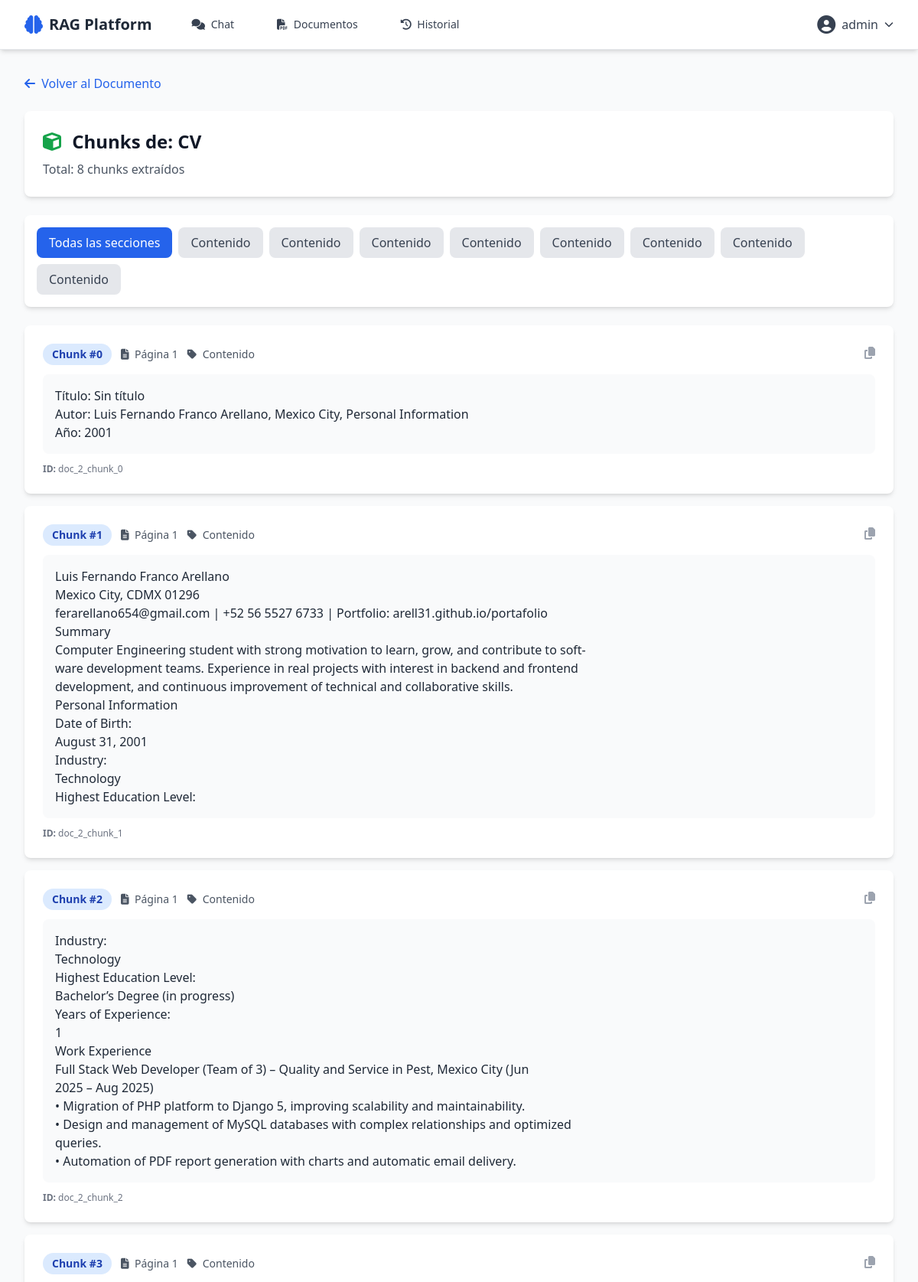
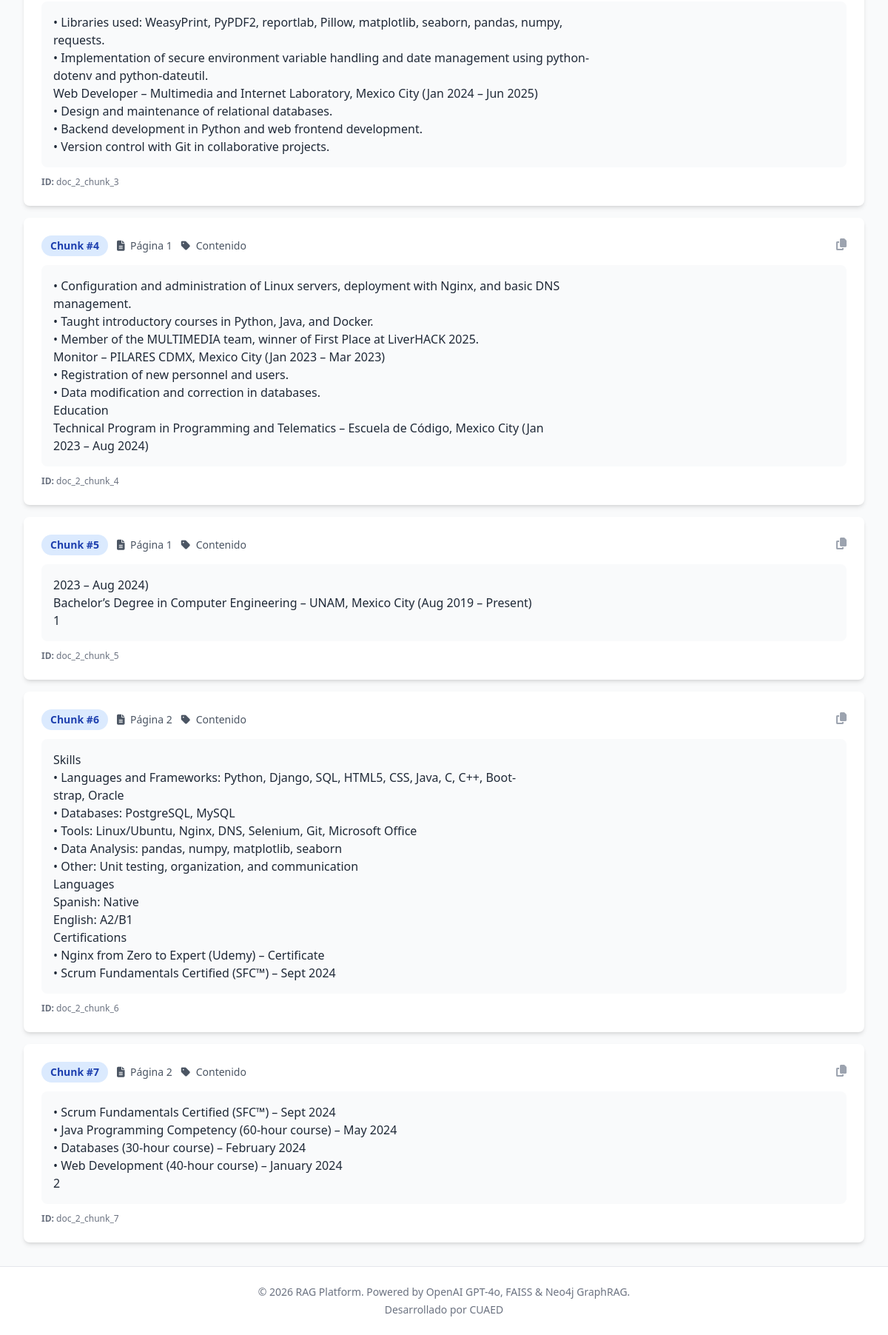
The page /documents/2/chunks/ (signed in) on the database its author committed (2 pictures, top to bottom).
### rag_platform/accounts/models.py (models this page shows, shortened)
class User(AbstractUser):
    bio = models.TextField(max_length=500, blank=True, verbose_name='Biografía')
    avatar = models.ImageField(upload_to='avatars/', null=True, blank=True, verbose_name='Avatar')
    created_at = models.DateTimeField(auto_now_add=True, verbose_name='Fecha de registro')
    updated_at = models.DateTimeField(auto_now=True, verbose_name='Última actualización')
    preferred_engine = models.CharField(
        max_length=10,
        choices=[('faiss', 'FAISS'), ('neo4j', 'Neo4j')],
        default='faiss',
        verbose_name='Motor preferido'
    )
    class Meta:
        verbose_name = 'Usuario'
        verbose_name_plural = 'Usuarios'
        ordering = ['-created_at']

### rag_platform/documents/models.py (models this page shows, shortened)
class Document(models.Model):
    STATUS_CHOICES = [
        ('pending', 'Pendiente'),
        ('processing', 'Procesando'),
        ('completed', 'Completado'),
        ('failed', 'Fallido'),
    ]
    user = models.ForeignKey(
        settings.AUTH_USER_MODEL,
        on_delete=models.CASCADE,
        related_name='documents',
        verbose_name='Usuario'
    )
    title = models.CharField(max_length=255, verbose_name='Título')
    file = models.FileField(upload_to='documents/', verbose_name='Archivo')
    file_type = models.CharField(max_length=10, verbose_name='Tipo de archivo')
    file_size = models.IntegerField(verbose_name='Tamaño (bytes)')
    status = models.CharField(
        max_length=20,
        choices=STATUS_CHOICES,
        default='pending',
        verbose_name='Estado'
    )
    author = models.CharField(max_length=255, blank=True, verbose_name='Autor')
    year = models.IntegerField(null=True, blank=True, verbose_name='Año')
    doi = models.CharField(max_length=255, blank=True, verbose_name='DOI')
    abstract = models.TextField(blank=True, verbose_name='Resumen')
    keywords = models.TextField(blank=True, verbose_name='Palabras clave')
    total_pages = models.IntegerField(null=True, blank=True, verbose_name='Total de páginas')
    total_chunks = models.IntegerField(default=0, verbose_name='Total de chunks')
    indexed_in_faiss = models.BooleanField(default=False, verbose_name='Indexado en FAISS')
    indexed_in_neo4j = models.BooleanField(default=False, verbose_name='Indexado en Neo4j')
    faiss_index_path = models.CharField(max_length=500, blank=True, verbose_name='Ruta índice FAISS')
    created_at = models.DateTimeField(auto_now_add=True, verbose_name='Fecha de subida')
    updated_at = models.DateTimeField(auto_now=True, verbose_name='Última actualización')
    processed_at = models.DateTimeField(null=True, blank=True, verbose_name='Fecha de procesamiento')
    error_message = models.TextField(blank=True, verbose_name='Mensaje de error')
    class Meta:
        verbose_name = 'Documento'
        verbose_name_plural = 'Documentos'
        ordering = ['-created_at']
        indexes = [
            models.Index(fields=['-created_at']),
            models.Index(fields=['user', '-created_at']),
            models.Index(fields=['status']),
        ]

class DocumentChunk(models.Model):
    document = models.ForeignKey(
        Document,
        on_delete=models.CASCADE,
        related_name='chunks',
        verbose_name='Documento'
    )
    chunk_id = models.CharField(max_length=255, unique=True, verbose_name='ID del chunk')
    text = models.TextField(verbose_name='Texto')
    chunk_index = models.IntegerField(verbose_name='Índice del chunk')
    page_number = models.IntegerField(null=True, blank=True, verbose_name='Número de página')
    section = models.CharField(max_length=100, blank=True, verbose_name='Sección')
    embedding_preview = models.TextField(blank=True, verbose_name='Preview del embedding')
    similarity_score = models.FloatField(
        null=True,
        blank=True,
        verbose_name='Score de similitud (última búsqueda)'
    )
    created_at = models.DateTimeField(auto_now_add=True, verbose_name='Fecha de creación')
    class Meta:
        verbose_name = 'Chunk de documento'
        verbose_name_plural = 'Chunks de documentos'
        ordering = ['document', 'chunk_index']
        indexes = [
            models.Index(fields=['document', 'chunk_index']),
            models.Index(fields=['chunk_id']),
        ]

### rag_platform/documents/views.py (the view)
# urls.py: path('<int:document_id>/chunks/', views.document_chunks, name='chunks'),
@login_required
def document_chunks(request, document_id):
    document = get_object_or_404(
        Document,
        id=document_id,
        user=request.user
    )
    chunks = document.chunks.all().order_by('chunk_index')
    section_filter = request.GET.get('section')
    if section_filter:
        chunks = chunks.filter(section=section_filter)
    paginator = Paginator(chunks, 20)
    page_number = request.GET.get('page')
    page_obj = paginator.get_page(page_number)
    sections = document.chunks.values_list('section', flat=True).distinct()
    context = {
        'document': document,
        'page_obj': page_obj,
        'sections': sections,
        'section_filter': section_filter,
    }
    return render(request, 'documents/document_chunks.html', context)

### rag_platform/templates/documents/document_chunks.html (shortened to what this page needs)
{% extends 'base.html' %}
{% block content %}
<div class="mb-6">
    <a href="{% url 'documents:detail' document.id %}" class="text-blue-600 hover:text-blue-700">
        <i class="fas fa-arrow-left mr-1"></i> Volver al Documento
    </a>
</div>
<div class="bg-white rounded-lg shadow-md p-6 mb-6">
    <h1 class="text-2xl font-bold text-gray-900 mb-2">
        <i class="fas fa-cube text-green-600 mr-2"></i>
        Chunks de: {{ document.title }}
    </h1>
    <p class="text-gray-600">Total: {{ document.total_chunks }} chunks extraídos</p>
</div>
{% if sections %}
<div class="bg-white rounded-lg shadow-md p-4 mb-6">
    <div class="flex flex-wrap gap-2">
        <a href="{% url 'documents:chunks' document.id %}" class="px-4 py-2 rounded-lg {% if not section_filter %}bg-blue-600 text-white{% else %}bg-gray-200 text-gray-700{% endif %}">
            Todas las secciones
        </a>
        {% for section in sections %}
        <a href="?section={{ section }}" class="px-4 py-2 rounded-lg {% if section_filter == section %}bg-blue-600 text-white{% else %}bg-gray-200 text-gray-700{% endif %}">
            {{ section }}
        </a>
        {% endfor %}
    </div>
</div>
{% endif %}
<div class="space-y-4">
    {% for chunk in page_obj %}
    <div class="bg-white rounded-lg shadow-md p-6 hover:shadow-lg transition duration-200">
        <div class="flex items-start justify-between mb-3">
            <div class="flex items-center space-x-3">
                <div class="bg-blue-100 text-blue-800 px-3 py-1 rounded-full font-semibold text-sm">
                    Chunk #{{ chunk.chunk_index }}
                </div>
                {% if chunk.page_number %}
                <div class="text-sm text-gray-600">
                    <i class="fas fa-file-alt mr-1"></i> Página {{ chunk.page_number }}
                </div>
                {% endif %}
                {% if chunk.section %}
                <div class="text-sm text-gray-600">
                    <i class="fas fa-tag mr-1"></i> {{ chunk.section }}
                </div>
                {% endif %}
            </div>
            <button
                onclick="copyToClipboard('{{ chunk.chunk_id }}')"
                class="text-gray-400 hover:text-gray-600"
                title="Copiar ID"
            >
                <i class="fas fa-copy"></i>
            </button>
        </div>
        <div class="bg-gray-50 rounded-lg p-4 mb-3">
            <p class="text-gray-800 whitespace-pre-wrap">{{ chunk.text }}</p>
        </div>
        <div class="text-xs text-gray-500">
            <span class="font-semibold">ID:</span> {{ chunk.chunk_id }}
        </div>
    </div>
    {% empty %}
    <div class="bg-white rounded-lg shadow-md p-12 text-center">
        <i class="fas fa-inbox text-gray-300 text-6xl mb-4"></i>
        <p class="text-xl text-gray-500">No hay chunks en esta sección</p>
    </div>
    {% endfor %}
</div>
{% endblock %}

### rag_platform/templates/base.html (shortened to what this page needs)
<!DOCTYPE html>
<html lang="es">
<head>
    <script src="https://cdn.tailwindcss.com"></script>
    <link rel="stylesheet" href="https://cdnjs.cloudflare.com/ajax/libs/font-awesome/6.5.1/css/all.min.css">
</head>
<body class="bg-gray-50 min-h-screen">
    {% if user.is_authenticated %}
    <nav class="bg-white shadow-md border-b border-gray-200">
        <div class="max-w-7xl mx-auto px-4 sm:px-6 lg:px-8">
            <div class="flex justify-between h-16">
                <div class="flex items-center">
                    <a href="{% url 'chat:dashboard' %}" class="flex items-center">
                        <i class="fas fa-brain text-blue-600 text-2xl mr-2"></i>
                        <span class="text-xl font-bold text-gray-800">RAG Platform</span>
                    </a>
                    <div class="hidden md:flex ml-10 space-x-8">
                        <a href="{% url 'chat:dashboard' %}" class="text-gray-700 hover:text-blue-600 px-3 py-2 rounded-md text-sm font-medium">
                            <i class="fas fa-comments mr-1"></i> Chat
                        </a>
                        <a href="{% url 'documents:list' %}" class="text-gray-700 hover:text-blue-600 px-3 py-2 rounded-md text-sm font-medium">
                            <i class="fas fa-file-pdf mr-1"></i> Documentos
                        </a>
                        <a href="{% url 'chat:history' %}" class="text-gray-700 hover:text-blue-600 px-3 py-2 rounded-md text-sm font-medium">
                            <i class="fas fa-history mr-1"></i> Historial
                        </a>
                    </div>
                </div>
                <div class="flex items-center space-x-4">
                    <div class="relative">
                        <button id="user-menu-button" class="flex items-center space-x-2 text-gray-700 hover:text-blue-600 focus:outline-none">
                            <i class="fas fa-user-circle text-2xl"></i>
                            <span class="hidden md:block">{{ user.username }}</span>
                            <i class="fas fa-chevron-down text-xs"></i>
                        </button>
                    </div>
                </div>
            </div>
        </div>
    </nav>
    {% endif %}
    <main class="{% block main_class %}max-w-7xl mx-auto px-4 sm:px-6 lg:px-8 py-8{% endblock %}">
        {% block content %}{% endblock %}
    </main>
    <footer class="bg-white border-t border-gray-200 mt-auto">
        <div class="max-w-7xl mx-auto px-4 sm:px-6 lg:px-8 py-6">
            <div class="text-center text-gray-500 text-sm">
                <p>&copy; 2026 RAG Platform. Powered by OpenAI GPT-4o, FAISS & Neo4j GraphRAG.</p>
                <p class="mt-1">Desarrollado por CUAED</p>
            </div>
        </div>
    </footer>
</body>
</html>

### rows shown on the page
User: username "admin"
Document: title "CV", total_chunks "8"
DocumentChunk: chunk_index "0", page_number "1", section "Contenido", text "Título: Sin título Autor: Luis Fernando Franco Arellano, Mexico City, Personal Information Año: 2001", chunk_id "doc_2_chunk_0"
DocumentChunk: chunk_index "1", page_number "1", section "Contenido", text "Luis Fernando Franco Arellano Mexico City, CDMX 01296 ferarellano654@gmail.com | +52 56 5527 6733 | Portfolio: arell31.github.io/portafolio Summary Computer Engineering student with strong motivation to learn, grow, and contribute to soft- ware development teams. Experience in real projects with interest in backend and frontend development, and continuous improvement of technical and collaborative skills. Personal Information Date of Birth: August 31, 2001 Industry: Technology Highest Education Level:", chunk_id "doc_2_chunk_1"
DocumentChunk: chunk_index "2", page_number "1", section "Contenido", text "Industry: Technology Highest Education Level: Bachelor’s Degree (in progress) Years of Experience: 1 Work Experience Full Stack Web Developer (Team of 3) – Quality and Service in Pest, Mexico City (Jun 2025 – Aug 2025) • Migration of PHP platform to Django 5, improving scalability and maintainability. • Design and management of MySQL databases with complex relationships and optimized queries. • Automation of PDF report generation with charts and automatic email delivery.", chunk_id "doc_2_chunk_2"
DocumentChunk: chunk_index "3", page_number "1", section "Contenido", text "• Libraries used: WeasyPrint, PyPDF2, reportlab, Pillow, matplotlib, seaborn, pandas, numpy, requests. • Implementation of secure environment variable handling and date management using python- dotenv and python-dateutil. Web Developer – Multimedia and Internet Laboratory, Mexico City (Jan 2024 – Jun 2025) • Design and maintenance of relational databases. • Backend development in Python and web frontend development. • Version control with Git in collaborative projects.", chunk_id "doc_2_chunk_3"
DocumentChunk: chunk_index "4", page_number "1", section "Contenido", text "• Configuration and administration of Linux servers, deployment with Nginx, and basic DNS management. • Taught introductory courses in Python, Java, and Docker. • Member of the MULTIMEDIA team, winner of First Place at LiverHACK 2025. Monitor – PILARES CDMX, Mexico City (Jan 2023 – Mar 2023) • Registration of new personnel and users. • Data modification and correction in databases. Education Technical Program in Programming and Telematics – Escuela de Código, Mexico City (Jan 2023 – Aug 2024)", chunk_id "doc_2_chunk_4"
DocumentChunk: chunk_index "5", page_number "1", section "Contenido", text "2023 – Aug 2024) Bachelor’s Degree in Computer Engineering – UNAM, Mexico City (Aug 2019 – Present) 1", chunk_id "doc_2_chunk_5"
DocumentChunk: chunk_index "6", page_number "2", section "Contenido", text "Skills • Languages and Frameworks: Python, Django, SQL, HTML5, CSS, Java, C, C++, Boot- strap, Oracle • Databases: PostgreSQL, MySQL • Tools: Linux/Ubuntu, Nginx, DNS, Selenium, Git, Microsoft Office • Data Analysis: pandas, numpy, matplotlib, seaborn • Other: Unit testing, organization, and communication Languages Spanish: Native English: A2/B1 Certifications • Nginx from Zero to Expert (Udemy) – Certificate • Scrum Fundamentals Certified (SFC™) – Sept 2024", chunk_id "doc_2_chunk_6"
DocumentChunk: chunk_index "7", page_number "2", section "Contenido", text "• Scrum Fundamentals Certified (SFC™) – Sept 2024 • Java Programming Competency (60-hour course) – May 2024 • Databases (30-hour course) – February 2024 • Web Development (40-hour course) – January 2024 2", chunk_id "doc_2_chunk_7"

### other values the page prints
{{ section }} "Contenido" "Contenido" "Contenido" "Contenido" "Contenido" "Contenido" "Contenido" "Contenido"
